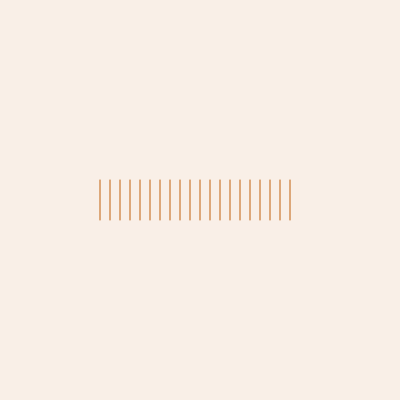
Frame 1 (no input)
Frame 60 (no input): identical to frame 1, image omitted
Frame 120 (the mouse pressed at the canvas centre since frame 60): identical to frame 1, image omitted

The p5.js sketch that drew this single still picture (run headless with seeded random() and noise() and a simulated clock; from frame 60 on, the mouse is pressed at the canvas centre):

// p5.js sketch
// ── sketch.js
function setup() {
  createCanvas(400, 400);
}

function draw() {
  background(249, 239, 231);
  stroke(193, 97, 12);

  // ヨコに 10 ずつずらして線を引く
  line(100, 180, 100, 220);
  line(110, 180, 110, 220);
  line(120, 180, 120, 220);
  line(130, 180, 130, 220);
  line(140, 180, 140, 220);
  line(150, 180, 150, 220);
  line(160, 180, 160, 220);
  line(170, 180, 170, 220);
  line(180, 180, 180, 220);
  line(190, 180, 190, 220);
  line(200, 180, 200, 220);
  line(210, 180, 210, 220);
  line(220, 180, 220, 220);
  line(230, 180, 230, 220);
  line(240, 180, 240, 220);
  line(250, 180, 250, 220);
  line(260, 180, 260, 220);
  line(270, 180, 270, 220);
  line(280, 180, 280, 220);
  line(290, 180, 290, 220);
}
